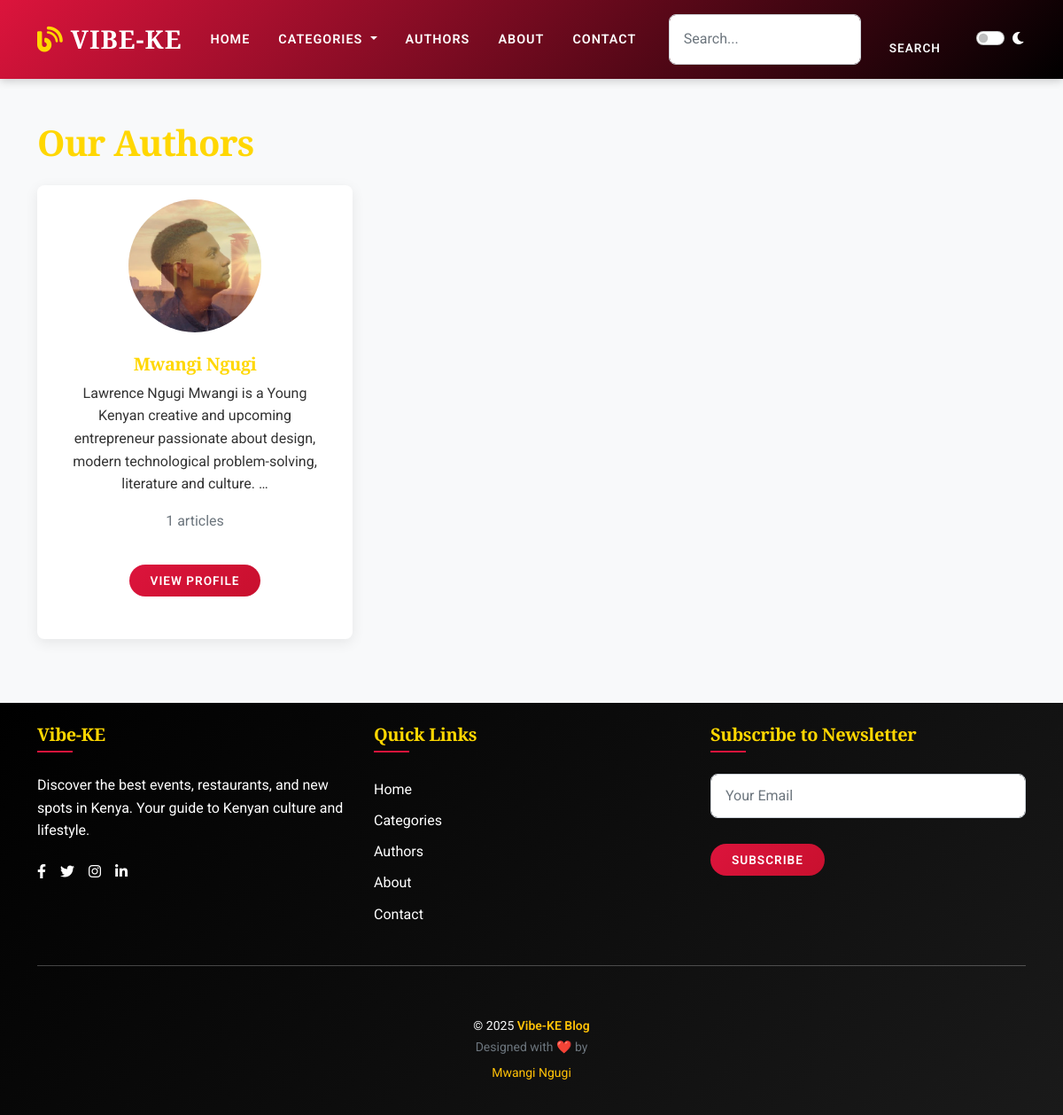
Screenshot of /authors/ with the database file from the repository.
### authors/models.py (models this page shows, shortened)
class Author(AbstractUser):
    bio = models.TextField(blank=True, help_text="Author's biography")
    profile_image = models.ImageField(upload_to='authors/profiles/', blank=True, null=True)
    date_joined = models.DateTimeField(auto_now_add=True)
    is_active = models.BooleanField(default=True)
    def get_absolute_url(self):
        return reverse('authors:author_detail', kwargs={'pk': self.pk})
    def article_count(self):
        return self.articles.filter(is_published=True).count()

### authors/views.py (the view)
# urls.py: path('', views.author_list, name='author_list'),
def author_list(request):
    authors = Author.objects.filter(is_active=True).order_by('last_name')
    paginator = Paginator(authors, 10)  # Show 10 authors per page
    page_number = request.GET.get('page')
    page_obj = paginator.get_page(page_number)
    context = {
        'page_obj': page_obj,
    }
    return render(request, 'authors/author_list.html', context)

### templates/authors/author_list.html (shortened to what this page needs)
{% extends 'base.html' %}
{% block content %}
<section class="py-5">
    <div class="container">
        <h1 class="mb-4">Our Authors</h1>
        {% if page_obj %}
        <div class="row">
            {% for author in page_obj %}
            <div class="col-lg-4 col-md-6 mb-4">
                <div class="card h-100">
                    {% if author.profile_image %}
                    <img src="{{ author.profile_image.url }}" class="card-img-top rounded-circle mx-auto mt-3"
                        alt="{{ author.get_full_name }}" style="width: 150px; height: 150px; object-fit: cover;">
                    {% else %}
                    <div class="bg-secondary rounded-circle mx-auto mt-3 d-flex align-items-center justify-content-center"
                        style="width: 150px; height: 150px;">
                        <i class="fas fa-user text-white fa-3x"></i>
                    </div>
                    {% endif %}
                    <div class="card-body text-center">
                        <h5 class="card-title">{{ author.get_full_name }}</h5>
                        <p class="card-text">{{ author.bio|truncatewords:20 }}</p>
                        <p class="text-muted">{{ author.article_count }} articles</p>
                        <a href="{{ author.get_absolute_url }}" class="btn btn-primary">View Profile</a>
                    </div>
                </div>
            </div>
            {% endfor %}
        </div>
        {% else %}
        <div class="text-center py-5">
            <h3>No authors found</h3>
            <p class="text-muted">Check back later.</p>
        </div>
        {% endif %}
    </div>
</section>
{% endblock %}

### blog/static/css/custom/style.css (style rules this page uses)
:root { --kenyan-red: #dc143c; --kenyan-green: #006400; --kenyan-black: #000000; --kenyan-white: #ffffff; --kenyan-beige: #f5deb3; --kenyan-brown: #8b4513; --kenyan-gold: #ffd700; }
body { font-family: "Roboto", "Helvetica Neue", Arial, sans-serif; line-height: 1.6; background-color: #f8f9fa; color: #333; }
a { text-decoration: none; }
h1, h2, h3, h4, h5, h6 { font-family: "Playfair Display", "Georgia", serif; font-weight: 700; color: var(--kenyan-gold); letter-spacing: -0.02em; }
h1, h2 { color: var(--kenyan-gold) !important; }
.card { transition: all 0.4s cubic-bezier(0.175, 0.885, 0.32, 1.275); border: none; background: #fff; border-radius: 8px; box-shadow: 0 4px 15px rgba(0, 0, 0, 0.08); overflow: hidden; margin-bottom: 1.5rem; }
.card-img-top { border-top-left-radius: 8px; border-top-right-radius: 8px; height: 200px; object-fit: cover; }
.card-body { padding: 1.5rem; }
.btn { font-weight: 600; border-radius: 50px; padding: 0.5rem 1.5rem; text-transform: uppercase; letter-spacing: 1px; font-size: 0.85rem; transition: all 0.3s ease; border: none; margin-top: 1.5em; box-shadow: none; }
.btn-primary { background: linear-gradient(135deg, var(--kenyan-red) 0%, #c8102e 100%); color: white; z-index: 1000; }

### blog/static/css/custom/dark-mode.css (style rules this page uses)
:root { --dark-bg: #121212; --dark-card-bg: #1e1e1e; --dark-text: #e0e0e0; --dark-text-secondary: #b0b0b0; --dark-border: #333; --dark-primary: #fda10d; --dark-primary-hover: #fda10d; }

### rows the page displays
Author: profile_image (placeholder picture), get_full_name "Mwangi Ngugi", bio "Lawrence Ngugi Mwangi is a Young Kenyan creative and upcoming entrepreneur passionate about design, modern technological problem-solving, literature and culture. …", article_count "1"
